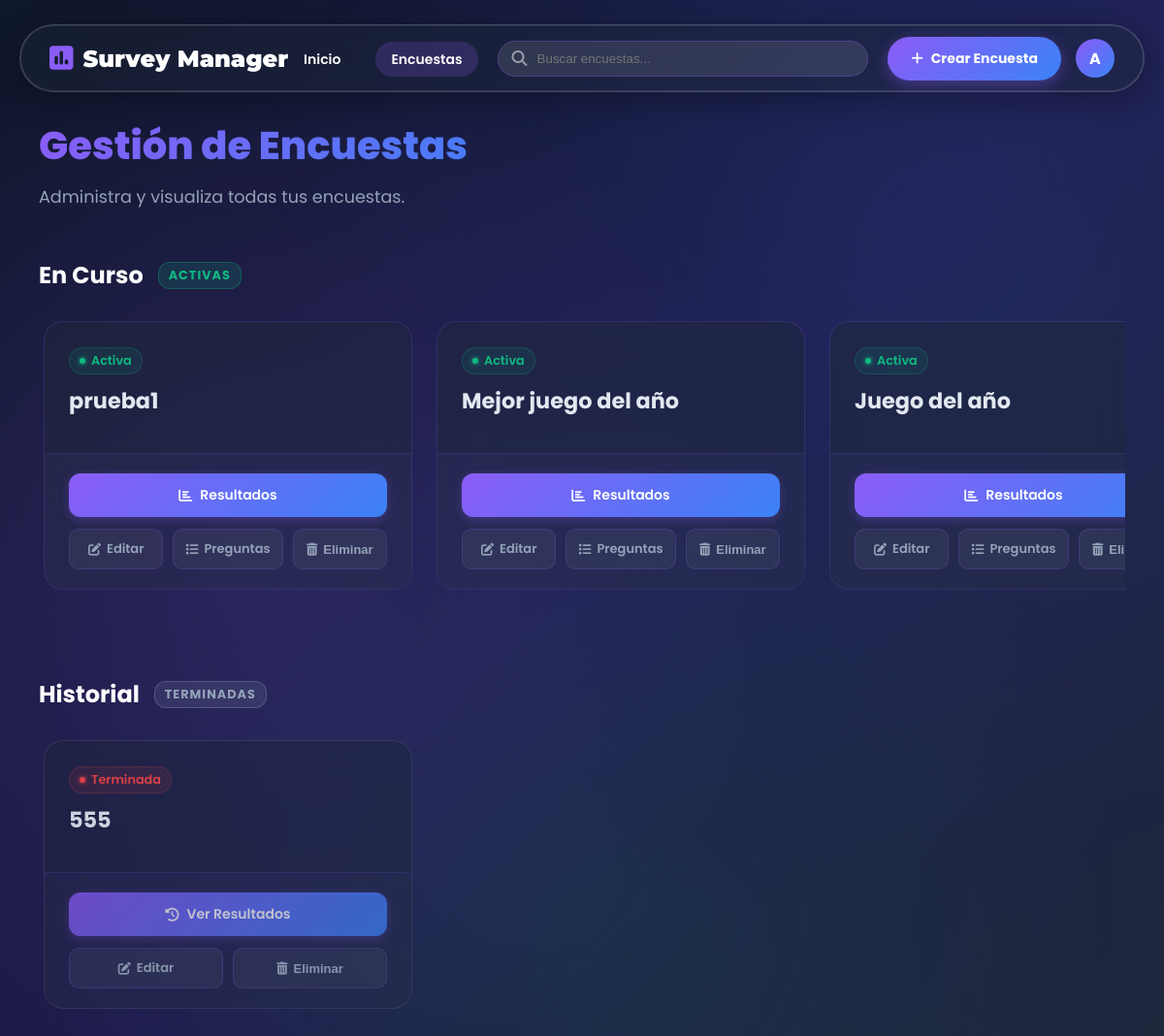
/lista_encuestas/ (signed in), run on the app's committed database.
### core/models.py (models this page shows, shortened)
class Encuesta(models.Model):
    ESTADO = (
        ('ACTIVA', 'Activa'),
        ('TERMINADA', 'Terminada'),
        ('PROGRAMADA', 'Programada'), # Nuevo estado para encuestas futuras
    )
    estado = models.CharField(max_length=10, choices=ESTADO, default='ACTIVA')
    titulo = models.CharField(max_length=200)
    fecha_creacion = models.DateTimeField(default=timezone.now)
    fecha_inicio = models.DateTimeField(null=True, blank=True, help_text="Fecha y hora para activar la encuesta automáticamente.")
    fecha_fin = models.DateTimeField(null=True, blank=True, help_text="Fecha y hora para terminar la encuesta automáticamente.")
    descripcion = models.TextField(blank=True)

### core/views.py (the view)
# urls.py: path('lista_encuestas/', views.lista_encuestas, name='lista_encuestas'), # Muestra la lista de encuestas
@login_required
def lista_encuestas(request):
    encuestas = Encuesta.objects.filter(estado='ACTIVA')
    encuestas_terminadas = Encuesta.objects.filter(estado='TERMINADA')
    return render(request, 'listar/lista_encuestas.html', {
        'encuestas': encuestas,
        'encuestas_terminadas': encuestas_terminadas
    })

### core/templates/listar/lista_encuestas.html (shortened to what this page needs)
<!DOCTYPE html>
<html lang="es">
<head>
    {% load static %}
    <link rel="stylesheet" href="https://cdnjs.cloudflare.com/ajax/libs/font-awesome/6.4.0/css/all.min.css">
</head>
<body>
    <div class="navbar-wrapper">
        <nav class="nav-capsule">
            <a href="{% url 'inicio' %}" class="brand-logo">
                <i class="fas fa-poll logo-icon"></i>
                <span class="logo-text">Survey Manager</span>
            </a>
            <ul class="nav-menu">
                <li><a href="{% url 'inicio' %}" class="nav-link">Inicio</a></li>
                <li><a href="{% url 'lista_encuestas' %}" class="nav-link active">Encuestas</a></li>
            </ul>
            <div class="search-box">
                <i class="fas fa-search search-icon"></i>
                <input type="search" class="search-input" placeholder="Buscar encuestas..." id="searchInput">
            </div>
            <a href="{% url 'crear_encuesta' %}" class="btn-create"><i class="fas fa-plus"></i> Crear Encuesta</a>
            {% if user.is_authenticated %}
            <div class="user-menu">
                <div class="user-avatar" id="userMenuBtn">{{ user.username|first|upper }}</div>
            </div>
            {% endif %}
        </nav>
    </div>
    <main class="main-content">
        <div class="page-header">
            <h1 class="page-title">Gestión de Encuestas</h1>
            <p class="page-subtitle">Administra y visualiza todas tus encuestas.</p>
        </div>
        {% if not encuestas and not encuestas_terminadas %}
            <div class="empty-state">
                <div class="empty-icon"><i class="fas fa-clipboard-list"></i></div>
                <h3 class="empty-title">No hay encuestas disponibles</h3>
                <p class="empty-text">Parece que aún no has creado ninguna encuesta. ¡Empieza ahora!</p>
                <a href="{% url 'crear_encuesta' %}" class="btn-create"><i class="fas fa-plus"></i> Crear Nueva Encuesta</a>
            </div>
        {% else %}
            <div class="section-divider">
                <h2 class="section-title">En Curso</h2>
                <span class="section-badge badge-active">Activas</span>
            </div>
            {% if encuestas %}
            <div class="carousel-container">
                <div class="carousel-wrapper">
                    <div class="survey-grid">
                        {% for encuesta in encuestas %}
                        <div class="survey-card">
                            <div class="card-header">
                                <div class="status-indicator status-active">
                                    <div class="dot"></div> Activa
                                </div>
                                <h3 class="card-title">{{ encuesta.titulo }}</h3>
                            </div>
                            <div class="card-footer">
                                <a href="{% url 'resultados' encuesta_id=encuesta.id %}" class="btn-results"><i class="fas fa-chart-bar"></i> Resultados</a>
                                <div class="card-actions">
                                    <a href="{% url 'editar_encuesta' encuesta_id=encuesta.id %}" class="btn-action-text"><i class="fas fa-edit"></i> Editar</a>
                                    <a href="{% url 'lista_preguntas' encuesta_id=encuesta.id %}" class="btn-action-text"><i class="fas fa-list"></i> Preguntas</a>
                                    <button class="btn-action-text delete delete-survey-btn" data-survey-id="{{ encuesta.id }}"><i class="fas fa-trash-alt"></i> Eliminar</button>
                                </div>
                            </div>
                        </div>
                        {% endfor %}
                    </div>
                </div>
            </div>
            {% else %}
                <div class="empty-mini">No hay encuestas activas en este momento.</div>
            {% endif %}
            <div class="section-divider" style="margin-top: 60px;">
                <h2 class="section-title">Historial</h2>
                <span class="section-badge badge-terminated">Terminadas</span>
            </div>
            {% if encuestas_terminadas %}
            <div class="carousel-container">
                <div class="carousel-wrapper">
                    <div class="survey-grid">
                        {% for encuesta in encuestas_terminadas %}
                        <div class="survey-card terminated-card">
                            <div class="card-header">
                                <div class="status-indicator status-terminated">
                                    <div class="dot"></div> Terminada
                                </div>
                                <h3 class="card-title">{{ encuesta.titulo }}</h3>
                            </div>
                            <div class="card-footer">
                                <a href="{% url 'resultados' encuesta_id=encuesta.id %}" class="btn-results" style="opacity: 0.8;"><i class="fas fa-history"></i> Ver Resultados</a>
                                <div class="card-actions">
                                    <a href="{% url 'editar_encuesta' encuesta_id=encuesta.id %}" class="btn-action-text"><i class="fas fa-edit"></i> Editar</a>
                                    <button class="btn-action-text delete delete-survey-btn" data-survey-id="{{ encuesta.id }}"><i class="fas fa-trash-alt"></i> Eliminar</button>
                                </div>
                            </div>
                        </div>
                        {% endfor %}
                    </div>
                </div>
            </div>
            {% else %}
                <div class="empty-mini">No tienes encuestas terminadas.</div>
            {% endif %}
        {% endif %}
    </main>
</body>
</html>

### data on the page
Encuesta: titulo "prueba1"
Encuesta: titulo "Mejor juego del año"
Encuesta: titulo "Juego del año"
Encuesta: titulo "555"

### other printed values
{{ user.username|first|upper }} "A"
